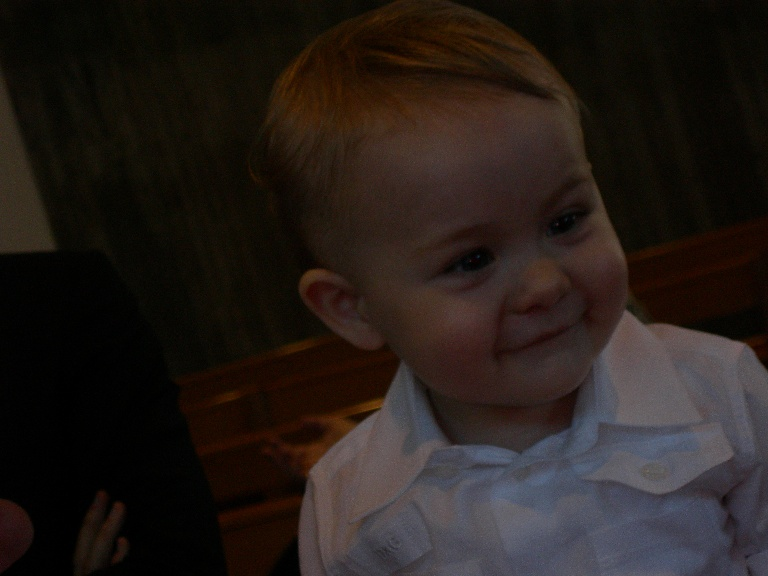
#> input picture Ex_Image_Processing/Ex5/primopiano.jpg, 768 x 576 px
$ python ex_10_enhancement.py
#> lines starting #> are read from the running program, lines starting #| are printed output that depends on the picture; after the words box and inside, x2 and y2 are one past the last pixel; in counts of white or black regions, pixels touching at a corner belong together
### Ex_Image_Processing/Ex5/color_convertion.py
# -*- coding: utf-8 -*-
"""
Created on Sat Apr 18 18:50:59 2020

@author: Davide
"""
import numpy as _np

def rgb2hsi(x):
    """
    Conversione spazio di colori da RGB a HSI.
    """
    if x.dtype==_np.uint8:
        x = _np.float64(x)/255

    # componente I
    I = _np.mean(x, -1)

    # componente S
    S = 1.0 - _np.min(x,-1) / _np.maximum(I, _np.finfo(x.dtype).eps)

    # componente H
    den = x @ [1,-0.5,-0.5]
    num = _np.sqrt(3)*(x @ [0,0.5,-0.5])
    H = _np.arctan2(num, den)
    H = (H/(2*_np.pi)) % 1 # normalizzazione componente H

    # ricostruzione
    y = _np.stack((H,S,I),-1)
    return y


def hsi2rgb(x):
    """
    Conversione spazio di colori da HSI a RGB.
    """
    if x.dtype==_np.uint8:
        x = _np.float64(x)/255

    # estrazione componenti
    cosH = _np.cos(2*_np.pi*x[...,0])
    sinH = _np.sqrt(3)*_np.sin(2*_np.pi*x[...,0])
    P = 3*x[...,0]
    M = 1.0-x[...,1] # minimo relativo
    I = x[...,2]

    # inizializzazione
    R = _np.zeros_like(I)
    G = _np.zeros_like(I)
    B = _np.zeros_like(I)

    # settore RG, B e' il minimo
    idx = (0 <= P) & (P < 1)
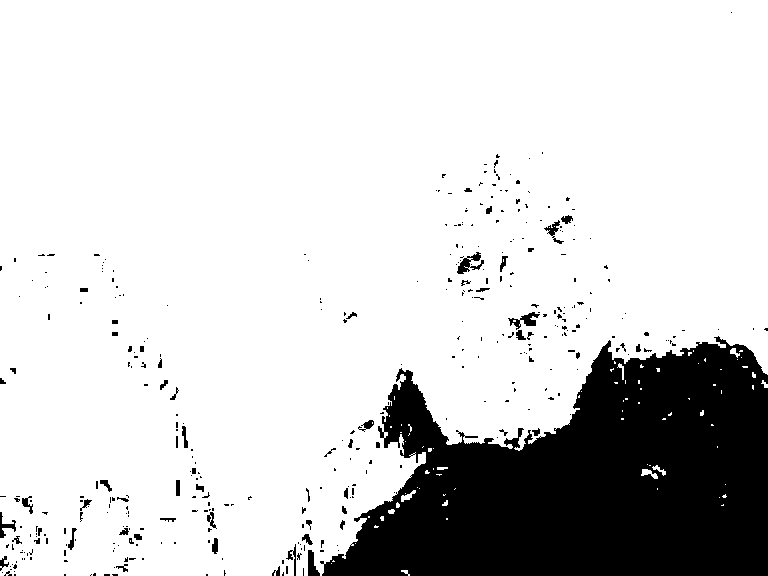
#> idx: shape (576, 768) bool; 82.7% white; 380 black regions (317 under 20 px), largest, box (x1, y1, x2, y2) and area: (320, 336, 768, 576) 71721, (457, 252, 484, 274) 252, (508, 312, 540, 330) 223
    B[idx] = M[idx]
    R[idx] = ((3-2*B[idx])*cosH[idx] + sinH[idx]) / (cosH[idx]+sinH[idx])
    G[idx] = 3 - (R[idx] + B[idx])

    # settore GB, R e' il minimo
    idx = (1 <= P) & (P < 2)
#> idx: shape (576, 768) bool; 6.2% white; 226 white regions (186 under 20 px), largest, box (x1, y1, x2, y2) and area: (424, 364, 728, 576) 23385, (393, 380, 441, 451) 1282, (458, 484, 476, 504) 151
    R[idx] = M[idx]
#> R: shape (576, 768) float64; min 0, max 3, mean 1.29
    G[idx] = 3/2 + (R[idx]-1.0)*sinH[idx]/cosH[idx] /2   - R[idx]/2
#> G: shape (576, 768) float64; min 0, max 3, mean 0.892
    B[idx] = 3 - (R[idx] + G[idx])
#> B: shape (576, 768) float64; min -8.88e-16, max 2.4, mean 0.48

    # settore BR, G e' il minimo
    idx = (2 <= P) & (P <= 3)
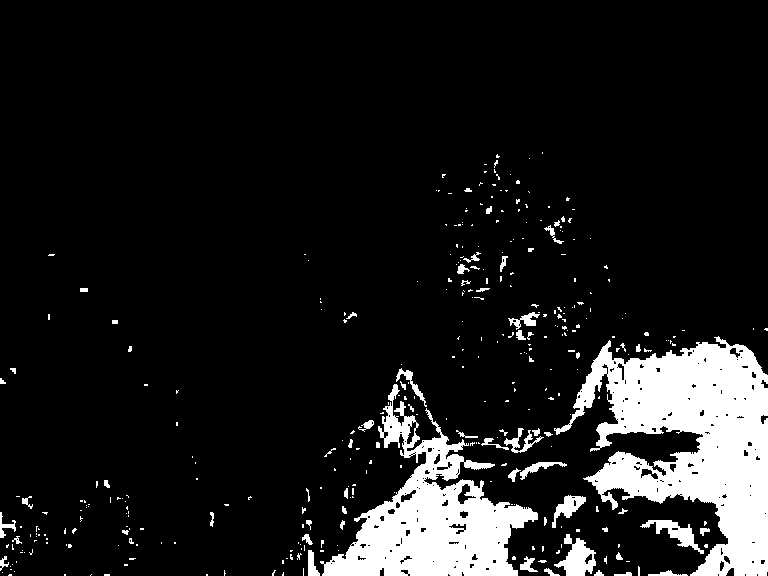
#> idx: shape (576, 768) bool; 11.2% white; 356 white regions (290 under 20 px), largest, box (x1, y1, x2, y2) and area: (554, 336, 768, 576) 26078, (320, 384, 538, 576) 16059, (554, 534, 596, 576) 907
    G[idx] = M[idx]
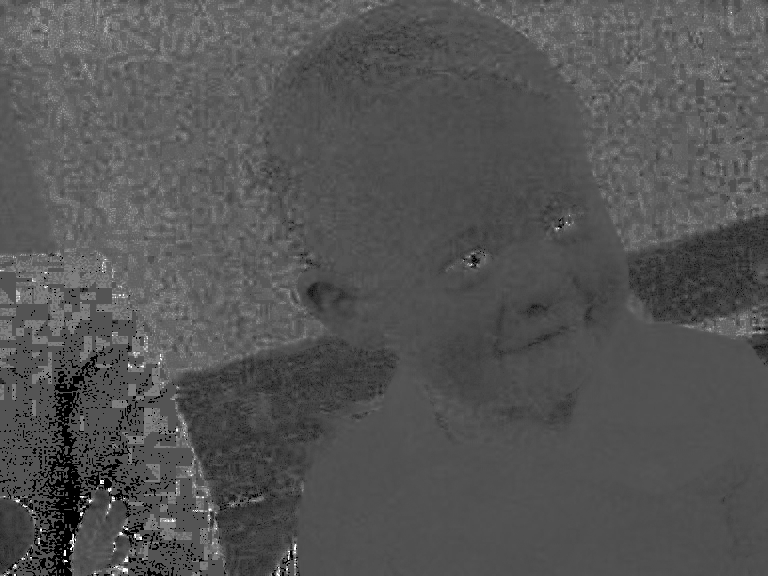
#> G: shape (576, 768) float64; min 0, max 3, mean 0.997; drawn with min black and max white
    R[idx] = ((3-2*G[idx])*cosH[idx] - sinH[idx]) / (cosH[idx]-sinH[idx])
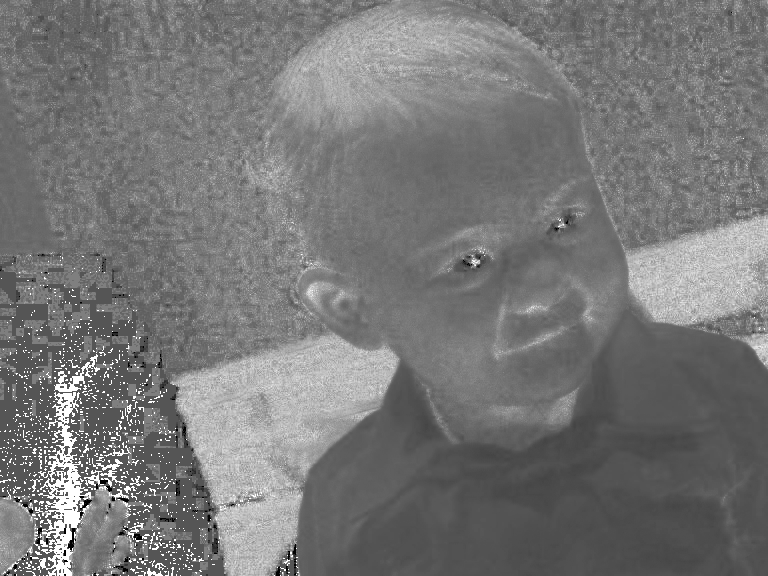
#> R: shape (576, 768) float64; min 0, max 3, mean 1.41; drawn with min black and max white
    B[idx] = 3 - (G[idx] + R[idx])
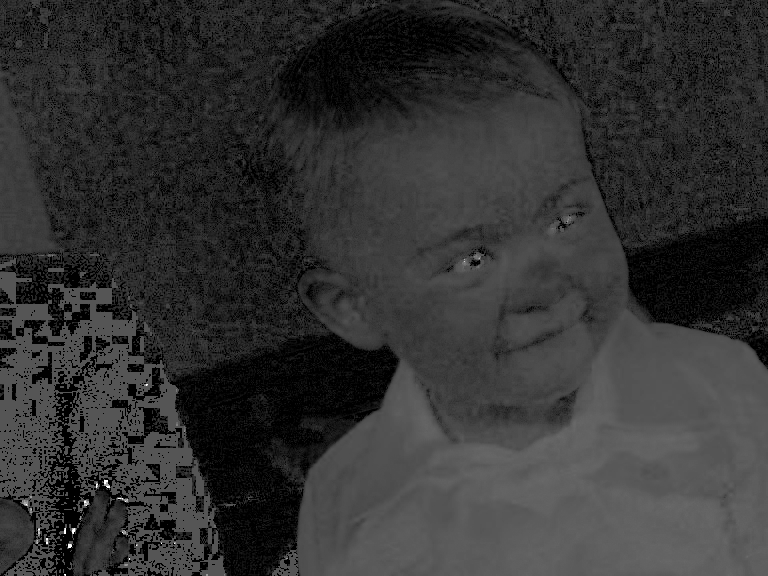
#> B: shape (576, 768) float64; min -8.88e-16, max 3, mean 0.597; drawn with min black and max white

    # ricostruzione immagine RGB
    y = I[...,None] * _np.stack((R,G,B), -1)
    return y

from matplotlib.colors import ListedColormap
L0 = _np.arange(0 , 256,1)/255                    # 256 valori tra da 0 ad 1
L1 = _np.arange(255,-1,-1)/255                    # 256 valori tra da 1 ad 0
B0 = _np.zeros(256)                               # 256 valori pari a 0
B1 = _np.ones(256)                                # 256 valori pari ad 1
cmap_r = ListedColormap(_np.stack((L0,B0,B0),-1)) # palette per il Rosso
cmap_g = ListedColormap(_np.stack((B0,L0,B0),-1)) # palette per il Verde
cmap_b = ListedColormap(_np.stack((B0,B0,L0),-1)) # palette per il Blu
cmap_c = ListedColormap(_np.stack((L1,B1,B1),-1)) # palette per il Ciano
cmap_m = ListedColormap(_np.stack((B1,L1,B1),-1)) # palette per il Magenta
cmap_y = ListedColormap(_np.stack((B1,B1,L1),-1)) # palette per il Giallo

### Ex_Image_Processing/Ex5/ex_10_enhancement.py
# -*- coding: utf-8 -*-
"""
Created on Fri Jun  2 12:58:57 2023

@author: nokia
"""

import numpy as np
import matplotlib.pyplot as plt
import skimage.io as io
import scipy.ndimage as ndi
import skimage

from skimage.exposure import equalize_hist
from skimage.transform import warp
from color_convertion import rgb2hsi, hsi2rgb
from skimage.color import rgb2yuv, yuv2rgb

plt.close('all')

"""
Enhancement. Si vuole realizzare l’enhancement dell’immagine a colori
primopiano.jpg allo scopo di migliorarne sia la luminosit`a che il contrasto.
Scrivete il codice python in cui effettuate tutte le operazioni che ritenete
necessarie (giustificando le scelte) sia nello spazio RGB che in quello HSI
e stabilite qual `e lo spazio pi`u conveniente in cui lavorare. Infine,
ruotate l’immagine in modo che le linee che si intravedono
nello sfondo risultino perfettamente orizzontali.
"""

x = np.float32(io.imread('primopiano.jpg'))/255

# ENHANCEMENT IN RGB

#y = x + 45/255
y_rgb = x * 1.7 + 45/255
#y = x ** 0.5
# un fattore a > 1 tende a migliorare il contrasto (espandendo la dinamica)


# ENHANCEMENT IN HSI

x_hsi = rgb2hsi(x)

# estrazione bande tinta, saturazione ed intensità
H = x_hsi[:,:,0]
S = x_hsi[:,:,1]
I = x_hsi[:,:,2]

x_hsi[:,:,2] = I**0.6

y_hsi = hsi2rgb(x_hsi)

# rotazione dell'immagine di un angolo di 0.3 radianti

# definisco la matrice della trasformazione

def ruota(x, angle):
#> called with angle = -0.3
    M,N,Y = x.shape
#> M = 576; N = 768; Y = 3

    T1 = np.array([[1,0,0],[0,1,0],[M/2, N/2, 1]], dtype = np.float32) # traslo rispetto al centro dell'immagine
#> T1 = [[1, 0, 0], [0, 1, 0], [288, 384, 1]]
    T2 = np.array([[np.cos(angle), -np.sin(angle), 0], [np.sin(angle), np.cos(angle), 0], [0,0,1]], dtype = np.float32) # ruoto
    T3 = np.array([[1,0,0],[0,1,0],[-M/2, -N/2, 1]], dtype = np.float32) # ritraslo
#> T3 = [[1, 0, 0], [0, 1, 0], [-288, -384, 1]]


    A1 = T1[[1,0,2],:][:,[1,0,2]].T
    A2 = T2[[1,0,2],:][:,[1,0,2]].T
    A3 = T3[[1,0,2],:][:,[1,0,2]].T


    A = A1 @ A2 @ A3

    y = warp(x, A, order = 1)
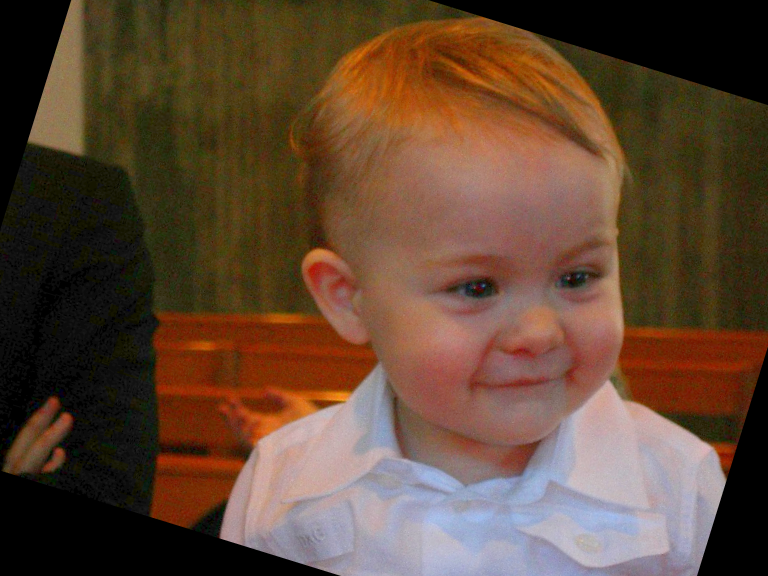
#> y: shape (576, 768, 3) float64; mean of channels 0, 1, 2 0.287, 0.211, 0.157; drawn with min black and max white

    return y

y_def = ruota(y_hsi, -0.3)


plt.figure()
plt.subplot(1,3,1)
plt.title('Immagine originale')
plt.imshow(x)
plt.subplot(1,3,2)
plt.title('Enhancement RGB')
plt.imshow(y_rgb)
plt.subplot(1,3,3)
plt.title('Enhancement in HSI')
plt.imshow(y_def)
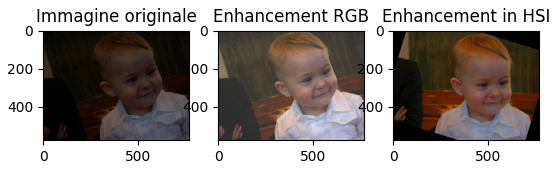
#> figure drawn by matplotlib, 3 panels
